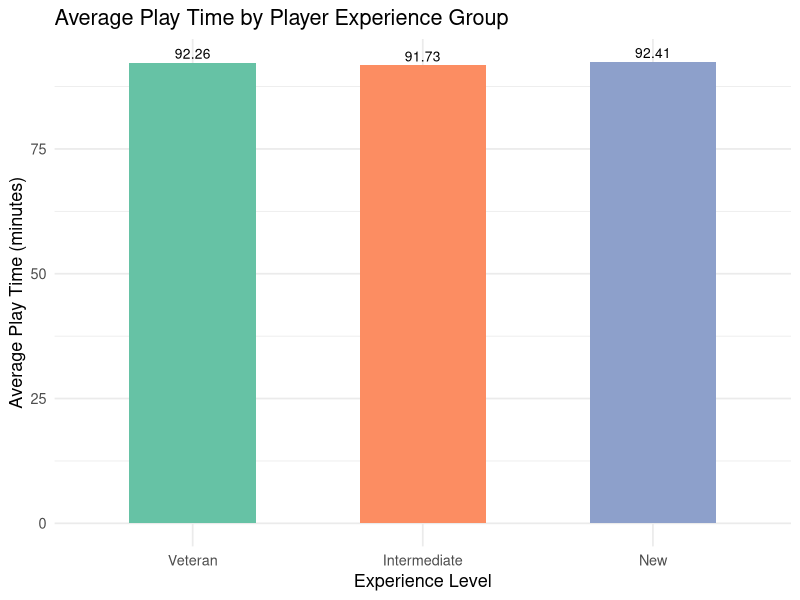
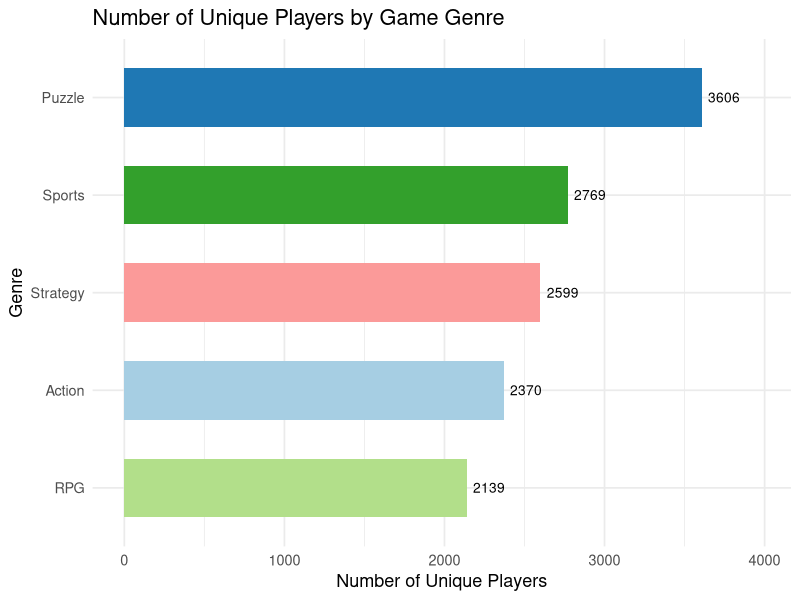
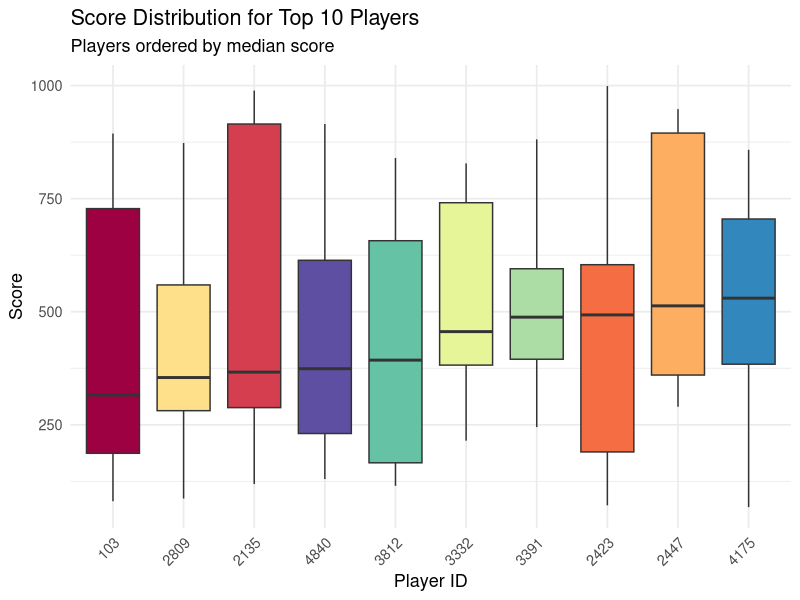

Write R code to recreate these figures, in order.

# COMP1013 Analytics Programming – Assignment
# Play Pulse Studios – Online Game Data Analysis

# Required libraries
library(dplyr)
library(ggplot2)
library(knitr)
library(kableExtra)
library(lubridate)

# Load data
players  <- read.csv("players.csv",  stringsAsFactors = FALSE)
sessions <- read.csv("sessions.csv", stringsAsFactors = FALSE)
games    <- read.csv("games.csv",    stringsAsFactors = FALSE)

# Quick sanity checks
cat("players rows:", nrow(players),  "| NAs:", sum(is.na(players)),  "\n")
cat("sessions rows:", nrow(sessions), "| NAs:", sum(is.na(sessions)), "\n")
cat("games rows:",    nrow(games),    "| NAs:", sum(is.na(games)),    "\n")

# PART 1 – Step 1: Parse dates and assign experience levels
players$signup_date <- as.Date(players$signup_date)
players$signup_year <- year(players$signup_date)

players$experience_level <- case_when(
  players$signup_year <  2023 ~ "Veteran",
  players$signup_year == 2023 ~ "Intermediate",
  players$signup_year >  2023 ~ "New",
  TRUE                        ~ NA_character_
)

# Join sessions to players, drop any unclassifiable players
sessions_exp <- sessions %>%
  inner_join(players %>% select(player_id, experience_level),
             by = "player_id") %>%
  filter(!is.na(experience_level))

# PART 1 – Step 2: Summary table
part1_summary <- sessions_exp %>%
  group_by(experience_level) %>%
  summarise(
    num_players       = n_distinct(player_id),
    avg_play_time_min = round(mean(play_time_minutes, na.rm = TRUE), 2),
    avg_score         = round(mean(score,             na.rm = TRUE), 2),
    .groups = "drop"
  ) %>%
  mutate(experience_level = factor(experience_level,
                                   levels = c("Veteran", "Intermediate", "New"))) %>%
  arrange(experience_level)

part1_summary %>%
  kable(col.names = c("Experience Level", "# Players",
                      "Avg Play Time (min)", "Avg Score"),
        caption = "Table 1: Player Engagement by Experience Level") %>%
  kable_styling(bootstrap_options = c("striped", "hover", "condensed"))

# PART 1 – Step 3: Visualisation
ggplot(part1_summary,
       aes(x = experience_level, y = avg_play_time_min, fill = experience_level)) +
  geom_col(width = 0.55, show.legend = FALSE) +
  geom_text(aes(label = avg_play_time_min), vjust = -0.4, size = 3.5) +
  scale_fill_brewer(palette = "Set2") +
  labs(title = "Average Play Time by Player Experience Group",
       x     = "Experience Level",
       y     = "Average Play Time (minutes)") +
  theme_minimal(base_size = 13)


# PART 2 – Step 1: Join sessions with games and group by genre
sessions_genre <- sessions %>%
  inner_join(games %>% select(game_id, genre), by = "game_id") %>%
  filter(!is.na(genre))

# PART 2 – Step 2: Summary table
part2_summary <- sessions_genre %>%
  group_by(genre) %>%
  summarise(
    avg_play_time_min  = round(mean(play_time_minutes, na.rm = TRUE), 2),
    avg_score          = round(mean(score,             na.rm = TRUE), 2),
    num_sessions       = n(),
    num_unique_players = n_distinct(player_id),
    .groups = "drop"
  ) %>%
  arrange(desc(num_unique_players))

part2_summary %>%
  kable(col.names = c("Genre", "Avg Play Time (min)", "Avg Score",
                      "# Sessions", "# Unique Players"),
        caption = "Table 2: Player Engagement by Game Genre") %>%
  kable_styling(bootstrap_options = c("striped", "hover", "condensed"))

# PART 2 – Step 3: Visualisation
ggplot(part2_summary,
       aes(x = reorder(genre, num_unique_players),
           y = num_unique_players, fill = genre)) +
  geom_col(width = 0.6, show.legend = FALSE) +
  geom_text(aes(label = num_unique_players), hjust = -0.2, size = 3.5) +
  coord_flip() +
  scale_fill_brewer(palette = "Paired") +
  labs(title = "Number of Unique Players by Game Genre",
       x     = "Genre",
       y     = "Number of Unique Players") +
  theme_minimal(base_size = 13) +
  expand_limits(y = max(part2_summary$num_unique_players) * 1.1)


# PART 3 – Step 1: Identify top 10 players by total play time
player_total_time <- sessions %>%
  group_by(player_id) %>%
  summarise(total_play_time = sum(play_time_minutes, na.rm = TRUE),
            .groups = "drop") %>%
  arrange(desc(total_play_time)) %>%
  slice_head(n = 10)

top10_ids <- player_total_time$player_id

# PART 3 – Step 2: Summary table for top 10 players
part3_summary <- sessions %>%
  filter(player_id %in% top10_ids) %>%
  group_by(player_id) %>%
  summarise(
    total_sessions    = n(),
    avg_play_time_min = round(mean(play_time_minutes, na.rm = TRUE), 2),
    avg_score         = round(mean(score,             na.rm = TRUE), 2),
    .groups = "drop"
  ) %>%
  left_join(player_total_time, by = "player_id") %>%
  arrange(desc(total_play_time))

part3_summary %>%
  select(player_id, total_sessions, avg_play_time_min,
         avg_score, total_play_time) %>%
  kable(col.names = c("Player ID", "Total Sessions",
                      "Avg Play Time (min)", "Avg Score",
                      "Total Play Time (min)"),
        caption = "Table 3: Top 10 Players by Total Play Time") %>%
  kable_styling(bootstrap_options = c("striped", "hover", "condensed"))

# PART 3 – Step 3: Boxplot of score distribution for top 10 players
sessions %>%
  filter(player_id %in% top10_ids, !is.na(score)) %>%
  mutate(player_id = factor(player_id)) %>%
  ggplot(aes(x = reorder(player_id, score, FUN = median),
             y = score, fill = player_id)) +
  geom_boxplot(outlier.size = 1.5, show.legend = FALSE) +
  scale_fill_brewer(palette = "Spectral") +
  labs(title    = "Score Distribution for Top 10 Players",
       subtitle = "Players ordered by median score",
       x        = "Player ID",
       y        = "Score") +
  theme_minimal(base_size = 13) +
  theme(axis.text.x = element_text(angle = 45, hjust = 1))
